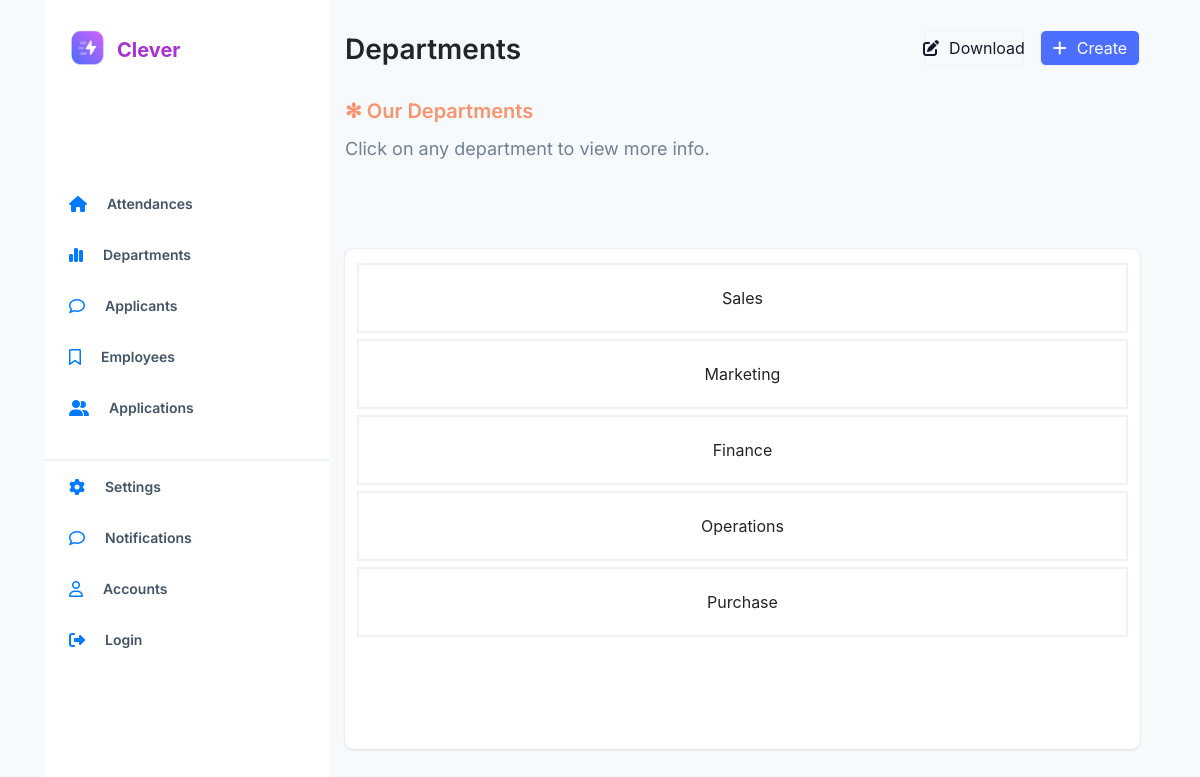
Screenshot of /departments/ with the database file from the repository.
### employee_app/models.py (models this page shows, shortened)
class Department(models.Model):
    name = models.TextField(unique=True)

### employee_app/views.py (the view)
# urls.py: path('departments/', views.DepartmentList.as_view(),name='departments'),
class DepartmentList(ListView):
    model = Department
    context_object_name = 'departments'

### employee_app/templates/employee_app/department_list.html
{% extends 'base.html' %}
{% block title %}
Departments
{% endblock title %}
{% block content %}
<div class="center">
	<div class="tables">
		<div class="heading-section position-absolute">
			<div class="title">
				✻ Our Departments
			</div>
			<div class="text">
				Click on any department to view more info.
			</div>
		</div>
		<div class="dep-list ">
			{% for department in departments %}
			<div class="dep-item">{{ department.name }}</div>
			{% endfor %}
		</div>
	</div>
</div>
{% endblock content %}

### employee_app/static/employee_app/main.css (style rules this page uses)
* body { background-color: #F7FAFC; height: 800%; }
.tables { display: flex; flex-direction: column; align-items: flex-start; position: relative; padding: 0px; gap: 30px; width: 100%; height: 100%; background: #F7FAFC; border-radius: 16px; }
.heading-section { position: absolute; width: 100%; height: 67px; flex: none; align-self: stretch; flex-grow: 0; }
.heading-section .title { position: absolute; height: 27px; left: 0px; right: 0px; top: 0px; font-family: 'Inter'; font-style: normal; font-weight: 600; font-size: 20px; line-height: 136.52%; color: #F7936F; }
.heading-section .text { position: absolute; margin-top: 36px; font-family: 'Inter'; font-style: normal; font-weight: 400; font-size: 18px; line-height: 30px; color: #718096; }
.dep-list { display: flex; flex-direction: column; align-items: flex-start; padding: 14px 12px; gap: 6px; width: 100%; height: 500px; background: #FFFFFF; box-shadow: 0px 0px 1px rgba(12, 26, 75, 0.2), 0px 1px 3px rgba(50, 50, 71, 0.1); border-radius: 8px; margin-top: 151px; }
.dep-item { width: 100%; height: 70px; display: flex; justify-content: center; align-items: center; border: 2px solid #EDF2F7; }

### rows the page displays
Department: name "Sales"
Department: name "Marketing"
Department: name "Finance"
Department: name "Operations"
Department: name "Purchase"
